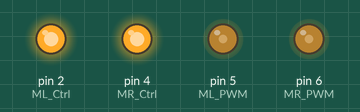
Simulated run of this sketch. Board: Arduino Uno, built with avr-gcc and run on an emulated ATmega328P. Shown: output pins drawn as LEDs (lit = HIGH).

Above: at 0.05 s.
At 2.95 s:
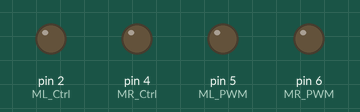
Timing chart, 0 to 6.9 s (numbered marks = the images above):
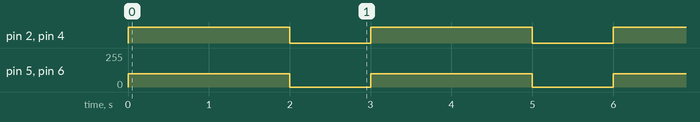

Measured:
- by itself, pin 2 (ML_Ctrl), pin 4 (MR_Ctrl): alternates HIGH for 2.0 s and LOW for 1.0 s
- by itself, pin 5 (ML_PWM), pin 6 (MR_PWM): alternates 100/255 for 2.0 s and 0/255 for 1.0 s

The sketch:

movimiento.ino
```cpp
#define ML_Ctrl 2
#define ML_PWM 5
#define MR_Ctrl 4
#define MR_PWM 6

void setup() {
  pinMode(ML_Ctrl, OUTPUT);
  pinMode(ML_PWM, OUTPUT);
  pinMode(MR_Ctrl, OUTPUT);
  pinMode(MR_PWM, OUTPUT);
}

void loop() {
  // Adelante 2 segundos
  digitalWrite(ML_Ctrl, HIGH);
  analogWrite(ML_PWM, 100);
  digitalWrite(MR_Ctrl, HIGH);
  analogWrite(MR_PWM, 100);
  delay(2000);

  // Parar 1 segundo
  digitalWrite(ML_Ctrl, LOW);
  analogWrite(ML_PWM, 0);
  digitalWrite(MR_Ctrl, LOW);
  analogWrite(MR_PWM, 0);
  delay(1000);
}
```
